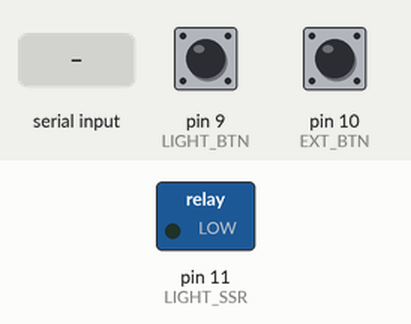
This sketch was run on a simulated Arduino Uno, built with avr-gcc and run on an emulated ATmega328P. On the bench: switched loads named in the sketch (green lamp = pin HIGH). Inputs (shaded band) come from the test bench; at power-on: pin 9 (LIGHT_BTN) HIGH, pin 10 (EXT_BTN) HIGH. Pins used as bus, display or sensor lines are not drawn.

Above: at 1.2 s.
1.3 s: "1" received over Serial
At 2.5 s:
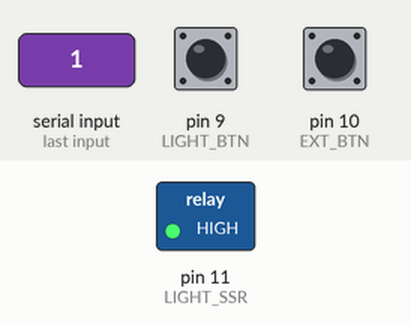
6.1 s: "0" received over Serial
At 7.3 s:
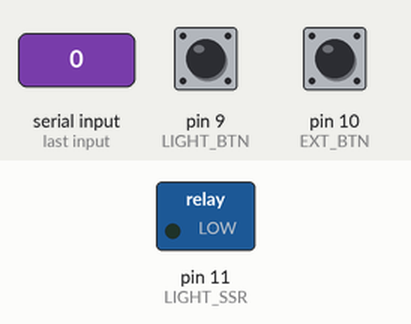
7.6 s: "3" received over Serial
At 8.5 s:
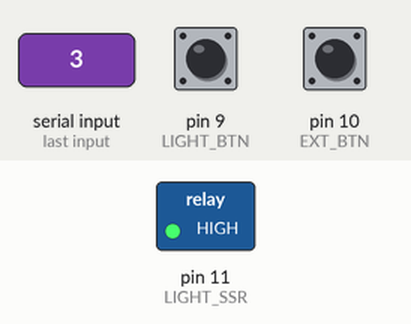
Timing chart, 0 to 10.6 s (numbered marks = the images above; inputs shaded):
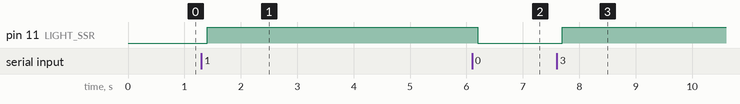

The sketch:

device.ino
```cpp
#include <Bounce2.h>

#define LIGHT_BTN 9
#define EXT_BTN 10

#define LIGHT_SSR 11
#define EXT_SSR 12
int mode = 0;

Bounce debouncerL = Bounce();
Bounce debouncerE = Bounce();

void setup() {
  Serial.begin(9600);
  Serial.setTimeout(100);
  pinMode(LIGHT_BTN, INPUT_PULLUP);
  pinMode(EXT_BTN, INPUT_PULLUP);
  debouncerL.attach(LIGHT_BTN);
  debouncerL.interval(100);
  debouncerE.attach(EXT_BTN);
  debouncerE.interval(100);

  pinMode(LIGHT_SSR, OUTPUT);
  pinMode(EXT_SSR, OUTPUT);
}

void loop() {
  switch (mode) {
    case 0:
      if (isLightPressed()) {
        Serial.print("l");
        mode = 1;
      } else if (isExtPressed()) {
        Serial.print("e");
        mode = 1;
      }
      break;
    case 1:
      if (!isLightPressed() && !isExtPressed()) {
        mode = 0;
      }
      break;
  }

  if (Serial.available()) {
    String s = Serial.readString();
    s.trim();
    if (s == "0") {
      LightOff();
      ExtOff();
    } else if (s == "1") {
      LightOn();
      ExtOff();
    } else if (s == "2") {
      LightOff();
      ExtOn();
    } else if (s == "3") {
      LightOn();
      ExtOn();
    }
  }
}

bool isExtPressed() {
  debouncerE.update();
  return debouncerE.fell();
}

bool isLightPressed() {
  debouncerL.update();
  return debouncerL.fell();
}


void LightOn() {
  digitalWrite(LIGHT_SSR, HIGH);
}

void LightOff() {
  digitalWrite(LIGHT_SSR, LOW);
}


void ExtOn() {
  digitalWrite(EXT_SSR, HIGH);
}

void ExtOff() {
  digitalWrite(EXT_SSR, LOW);
}
```

Measured:
- after the input at 1.3 s, pin 11 (LIGHT_SSR): LOW → HIGH after 0.10 s
- after the input at 6.1 s, pin 11 (LIGHT_SSR): HIGH → LOW after 0.10 s
- after the input at 7.6 s, pin 11 (LIGHT_SSR): LOW → HIGH after 0.10 s
